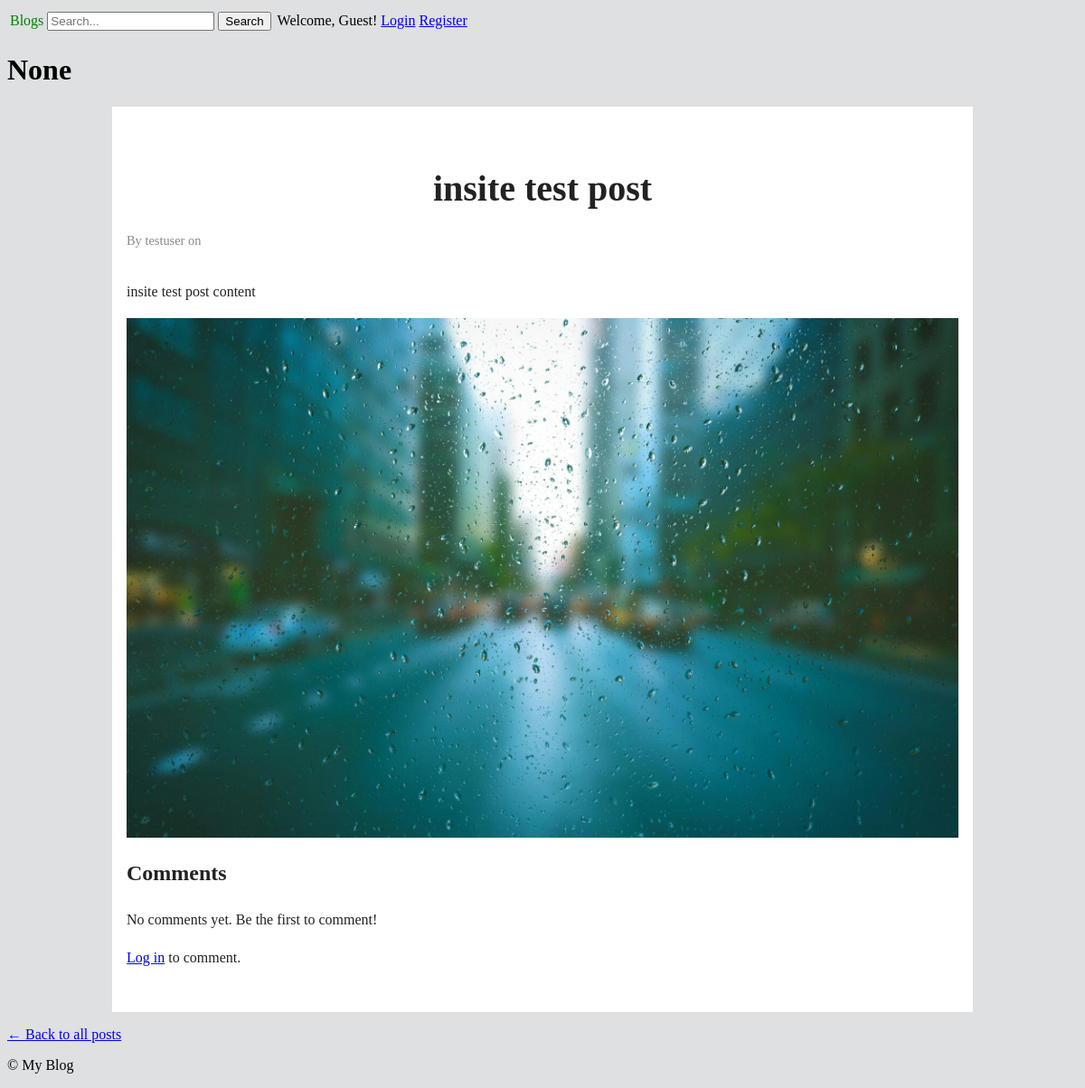
/posts/3/, run on the app's committed database.
### blog/models.py (models this page shows, shortened)
class Post(models.Model):
    author = models.ForeignKey(User, on_delete=models.CASCADE)
    title = models.CharField(max_length=200)
    body = models.TextField()
    view_count = models.PositiveIntegerField(default=0)
    category = models.CharField(max_length=100, blank=True, null=True)
    tags = models.CharField(max_length=200, blank=True, null=True)
    created_at = models.DateTimeField(auto_now_add=True)
    updated_at = models.DateTimeField(auto_now=True)
    scheduled_publish = models.DateTimeField(blank=True, null=True)
    is_published = models.BooleanField(default=False)
    attachments = models.FileField(upload_to='attachments/', blank=True, null=True)

### blog/views.py (the view)
# urls.py: path('posts/<int:pk>/', views.PostDetailView.as_view(), name='post-detail'),
class PostDetailView(generic.DetailView):
    model = Post
    template_name = 'blog/post_detail.html'
    context_object_name = 'post'
    def get_context_data(self, **kwargs):
        context = super().get_context_data(**kwargs)
        context['form'] = CommentForm()
        context['comments'] = self.object.comments.all()
        return context
    def post(self, request, *args, **kwargs):
        post = self.get_object()
        form = CommentForm(request.POST)
        if form.is_valid():
            comment = form.save(commit=False)
            comment.post = post
            comment.author = request.user
            comment.save()
            return HttpResponseRedirect(reverse('blog:post-detail', args=[post.pk]))
        return self.get(request, *args, **kwargs)
    def get_object(self, queryset=None):
        post = super().get_object(queryset)
        post.view_count += 1
        post.save(update_fields=['view_count'])
        return post

### blog/forms.py
class CommentForm(forms.ModelForm):
    class Meta:
        model = Comment
        fields = ['content']
        widgets = {
            'content': forms.Textarea(attrs={'rows': 3, 'cols': 40}),
        }
        labels = {
            'content': 'Add a comment',
        }
    def __init__(self, *args, **kwargs):
        super(CommentForm, self).__init__(*args, **kwargs)
        self.fields['content'].widget.attrs.update({'placeholder': 'Write your comment here'})
        self.fields['content'].widget.attrs.update({'class': 'form-control'})

### blog/templates/blog/post_detail.html (shortened to what this page needs)
{% extends "base.html" %}
{% load static %}
{% block content %}
  <main>
    <h1> {{ post.category }}</h1>
  <div class="article-wrapper">
    <h1>{{ post.title }}</h1>
    <p class="meta">By {{ post.author }} on {{ post.published_date }}</p>
    <div class="content">
      {{ post.body|safe }}
    </div>
    {% if post.attachments %}
        <img src="{{ post.attachments.url }}" alt="Attachment" class="attachment-image">
    {% else %}
        <p>No attachments for this post.</p>
    {% endif %}
    <h2>Comments</h2>
    {% for comment in comments %}
        <div>
            <strong>{{ comment.author }}</strong> at {{ comment.created_at }}<br>
            <p>{{ comment.content }}</p>
        </div>
    {% empty %}
        <p>No comments yet. Be the first to comment!</p>
    {% endfor %}
    {% if user.is_authenticated %}
        <form method="post">
            {% csrf_token %}
            {{ form.as_p }}
            <button type="submit">Add Comment</button>
        </form>
    {% else %}
        <p><a href="{% url 'users:login' %}?next={{ request.path }}">Log in</a> to comment.</p>
    {% endif %}
  </div>
</main>
  <p><a href="{% url 'blog:post-list' %}">&larr; Back to all posts</a></p>
{% endblock %}

### blog/static/style.css (style rules this page uses)
body { background-color: rgb(222, 224, 225); font-family: verdana; }
.article-wrapper { max-width: 920px; margin: 0 auto; padding: 2rem 1rem; line-height: 1.6; font-family: Georgia, 'Times New Roman', serif; background-color: #fff; color: #222; }
.article-wrapper h1 { font-size: 2.5rem; margin-bottom: 0.5rem; text-align: center; }
.article-wrapper .meta { font-size: 0.9rem; color: #888; margin-bottom: 2rem; }
.attachment-image { max-width: 100%; height: auto; display: block; margin: 1rem 0; }

### data on the page
Post: category "None", title "insite test post", author "testuser", body "insite test post content", attachments (picture)
